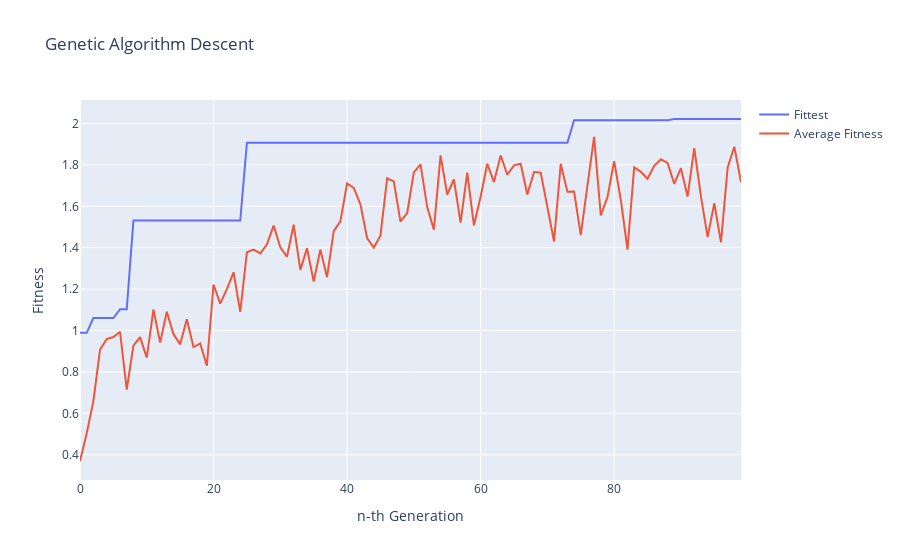

Notebook code for this chart:
### Markdown cell above
### Interactive Plot

### Code cell
fig = make_subplots()

fig.add_trace(go.Scatter(
    x = [x for x in range(100)],
    y = fit_history,
    name='Fittest'
))

fig.add_trace(go.Scatter(
    x = [x for x in range(100)],
    y = avg_history,
    name='Average Fitness'
))

fig.update_layout(
    title='Genetic Algorithm Descent', 
    showlegend=True,

    xaxis_title='n-th Generation',
    yaxis_title='Fitness',
)

fig.show()
